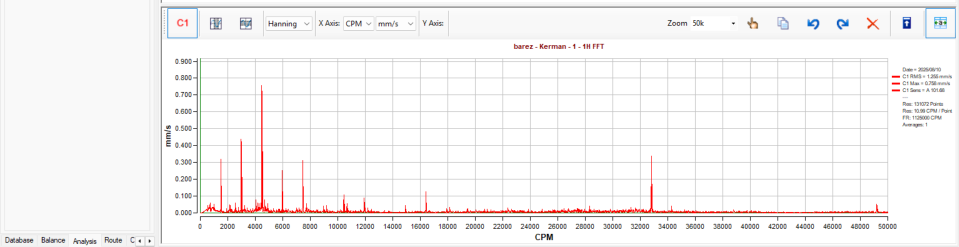
#> input picture test_fft.png, 1917 x 493 px (shown at 1/2 size)
$ python test_axis_calibration.py
#> lines starting #> are read from the running program, lines starting #| are printed output that depends on the picture; after the words box and inside, x2 and y2 are one past the last pixel; in counts of white or black regions, pixels touching at a corner belong together
### engine/axis_detector.py
from dataclasses import dataclass, field
from pathlib import Path
from typing import Optional, List
import re

import cv2
import numpy as np
import pytesseract


# ============================================================
# DATA CLASSES
# ============================================================

@dataclass
class AxisLabel:
    text: str
    value: float
    pixel_x: float
    pixel_y: float
    confidence: float = 0.0

    # [8 lines left out: function to_dict, not called in this run]


@dataclass
class AxisResult:
    x_axis_y: Optional[float] = None
    unit: Optional[str] = None

    x_labels: List[AxisLabel] = field(default_factory=list)

    pixel_x1: Optional[float] = None
    value_x1: Optional[float] = None

    pixel_x2: Optional[float] = None
    value_x2: Optional[float] = None

    slope: Optional[float] = None
    intercept: Optional[float] = None

    axis_step: Optional[float] = None

    rmse: Optional[float] = None
    hz_per_pixel: Optional[float] = None

    confidence: float = 0.0
    warnings: List[str] = field(default_factory=list)

    # [23 lines left out: function to_dict, not called in this run]


# ============================================================
# FFT AXIS DETECTOR
# ============================================================

class FFTAxisDetector:

    def __init__(self, image_path: str):

        self.image_path = Path(image_path)

        if not self.image_path.exists():
            raise FileNotFoundError(
                f"Image not found: {image_path}"
            )

        self.image = cv2.imread(str(self.image_path))

        if self.image is None:
            raise ValueError("تصویر قابل خواندن نیست.")

        self.gray = cv2.cvtColor(
            self.image,
            cv2.COLOR_BGR2GRAY
        )

        self.height, self.width = self.gray.shape

    # ========================================================
    # OCR
    # ========================================================

    def _ocr(self):

        results = []

        scale = 3.0

        enlarged = cv2.resize(
            self.gray,
            None,
            fx=scale,
            fy=scale,
            interpolation=cv2.INTER_CUBIC
        )

        # چند preprocessing مختلف
        variants = []

        # Variant 1
        blur = cv2.GaussianBlur(
            enlarged,
            (3, 3),
            0
        )

        binary_180 = cv2.threshold(
            blur,
            180,
            255,
            cv2.THRESH_BINARY
        )[1]

        variants.append(binary_180)

        # Variant 2
        binary_150 = cv2.threshold(
            blur,
            150,
            255,
            cv2.THRESH_BINARY
        )[1]

        variants.append(binary_150)

        # Variant 3
        adaptive = cv2.adaptiveThreshold(
            blur,
            255,
            cv2.ADAPTIVE_THRESH_GAUSSIAN_C,
            cv2.THRESH_BINARY,
            31,
            7
        )

        variants.append(adaptive)

        # OCR with multiple PSM
        for image_variant in variants:

            for psm in (6, 11):

                try:

                    data = pytesseract.image_to_data(
                        image_variant,
                        config=f"--psm {psm}",
                        output_type=pytesseract.Output.DICT
                    )

                except Exception:
                    continue

                for i in range(len(data["text"])):

                    text = data["text"][i].strip()

                    if not text:
                        continue

                    try:
                        confidence = float(
                            data["conf"][i]
                        )
                    except Exception:
                        confidence = 0.0

                    if confidence < 5:
                        continue

                    try:

                        x = int(
                            data["left"][i] / scale
                        )

                        y = int(
                            data["top"][i] / scale
                        )

                        w = int(
                            data["width"][i] / scale
                        )

                        h = int(
                            data["height"][i] / scale
                        )

                    except Exception:
                        continue

                    results.append(
                        {
                            "text": text,
                            "x": x,
                            "y": y,
                            "w": w,
                            "h": h,
                            "confidence": confidence,
                        }
                    )

        # حذف OCR های تکراری
        unique = []

        for item in results:

            duplicate = False

            for old in unique:

                if (
                    abs(item["x"] - old["x"]) < 8
                    and
                    abs(item["y"] - old["y"]) < 8
                    and
                    item["text"].lower()
                    == old["text"].lower()
                ):
                    duplicate = True

                    if item["confidence"] > old["confidence"]:
                        old.update(item)

                    break

            if not duplicate:
                unique.append(item)

        return unique

    # ========================================================
    # DIGIT NORMALIZATION
    # ========================================================

    # [1231 lines left out: functions normalize_digits, parse_number, detect_unit, estimate_x_axis_y_from_labels, detect_x_axis_y_hough, detect_x_axis_y and 6 more, not called in this run]

    # ========================================================
    # ANALYZE
    # ========================================================

    def analyze(
        self,
        rpm=None
    ):

        result = AxisResult()

        # ----------------------------------------------------
        # OCR
        # ----------------------------------------------------

        ocr_items = self._ocr()

        # ----------------------------------------------------
        # Unit
        # ----------------------------------------------------

        result.unit = (
            self.detect_unit(
                ocr_items
            )
        )

        # ----------------------------------------------------
        # First attempt:
        # X labels without knowing axis Y
        # ----------------------------------------------------

        labels = self.detect_x_labels(
            ocr_items,
            axis_y=None
        )

        labels = self.merge_split_labels(
            labels
        )

        labels = self.validate_labels(
            labels
        )

        # ----------------------------------------------------
        # Axis Y
        # ----------------------------------------------------

        result.x_axis_y = (
            self.detect_x_axis_y(
                labels
            )
        )

        # ----------------------------------------------------
        # اگر Axis Y داریم،
        # یک بار دیگر OCR labels را دقیق‌تر پیدا کن
        # ----------------------------------------------------

        refined_labels = self.detect_x_labels(
            ocr_items,
            axis_y=result.x_axis_y
        )

        refined_labels = (
            self.merge_split_labels(
                refined_labels
            )
        )

        refined_labels = (
            self.validate_labels(
                refined_labels
            )
        )

        if len(refined_labels) >= 2:

            labels = refined_labels

        result.x_labels = labels

        # ----------------------------------------------------
        # Axis Step
        # ----------------------------------------------------

        result.axis_step = (
            self.detect_axis_step(
                labels
            )
        )

        # ----------------------------------------------------
        # Calibration
        # ----------------------------------------------------

        calibration = (
            self.calculate_calibration(
                labels
            )
        )

        if calibration is None:

            result.warnings.append(
                "Calibration معتبر پیدا نشد."
            )

        else:

            result.slope = (
                calibration["slope"]
            )

            result.intercept = (
                calibration["intercept"]
            )

            result.rmse = (
                calibration["rmse"]
            )

            result.pixel_x1 = (
                labels[0].pixel_x
            )

            result.value_x1 = (
                labels[0].value
            )

            result.pixel_x2 = (
                labels[-1].pixel_x
            )

            result.value_x2 = (
                labels[-1].value
            )

            # ------------------------------------------------
            # Hz / CPM / RPM
            # ------------------------------------------------

            unit = (
                result.unit or ""
            ).upper()

            if unit == "HZ":

                result.hz_per_pixel = (
                    calibration["slope"]
                )

            elif unit in (
                "CPM",
                "RPM"
            ):

                result.hz_per_pixel = (
                    calibration["slope"]
                    /
                    60.0
                )

            elif unit == "ORDER":

                if rpm is not None:

                    try:

                        rpm_value = float(
                            rpm
                        )

                        result.hz_per_pixel = (
                            calibration["slope"]
                            *
                            rpm_value
                            /
                            60.0
                        )

                    except Exception:
                        result.hz_per_pixel = None

        # ----------------------------------------------------
        # Confidence
        # ----------------------------------------------------

        confidence = 0.0

        # Axis line
        if result.x_axis_y is not None:
            confidence += 15.0

        # Labels
        if len(labels) >= 2:
            confidence += 20.0

        if len(labels) >= 3:
            confidence += 15.0

        if len(labels) >= 5:
            confidence += 10.0

        if len(labels) >= 10:
            confidence += 10.0

        # Unit
        if result.unit is not None:
            confidence += 10.0

        # Calibration
        if result.slope is not None:
            confidence += 10.0

        # RMSE
        if result.rmse is not None:

            if result.axis_step is not None:

                relative_rmse = (
                    result.rmse
                    /
                    max(
                        abs(
                            result.axis_step
                        ),
                        1e-12
                    )
                )

                if relative_rmse <= 0.02:
                    confidence += 10.0

                elif relative_rmse <= 0.05:
                    confidence += 7.0

                elif relative_rmse <= 0.10:
                    confidence += 4.0

                elif relative_rmse <= 0.20:
                    confidence += 2.0

            else:

                if result.rmse <= 1.0:
                    confidence += 5.0

        # فقط دو Label → اعتماد کمتر
        if len(labels) == 2:

            result.warnings.append(
                "Calibration بر اساس فقط دو Label انجام شد."
            )

            confidence *= 0.80

        # Unit نامشخص
        if result.unit is None:

            result.warnings.append(
                "واحد محور X به صورت قطعی تشخیص داده نشد."
            )

        result.confidence = min(
            100.0,
            float(confidence)
        )

        # ----------------------------------------------------
        # Debug
        # ----------------------------------------------------

        print()
        print(
            "[FFTAxisDetector] "
            "X-axis unit:",
            result.unit
        )

        print(
            "[FFTAxisDetector] "
            "Detected X labels:",
            len(result.x_labels)
        )

        for label in result.x_labels:

            print(
                "    "
                f"text={label.text!r} "
                f"value={label.value:.4f} "
                f"x={label.pixel_x:.1f} "
                f"y={label.pixel_y:.1f} "
                f"conf={label.confidence:.1f}"
            )

        print(
            "[FFTAxisDetector] "
            "Axis step:",
            result.axis_step
        )

        print(
            "[FFTAxisDetector] "
            "Calibration slope:",
            result.slope
        )

        print(
            "[FFTAxisDetector] "
            "Calibration intercept:",
            result.intercept
        )

        print(
            "[FFTAxisDetector] "
            "Calibration RMSE:",
            result.rmse
        )

        print(
            "[FFTAxisDetector] "
            "Hz/pixel:",
            result.hz_per_pixel
        )

        print(
            "[FFTAxisDetector] "
            "Confidence:",
            round(
                result.confidence,
                2
            )
        )

        if result.warnings:

            print(
                "[FFTAxisDetector] "
                "Warnings:"
            )

            for warning in result.warnings:

                print(
                    "   -",
                    warning
                )

        return result


# ============================================================
# BACKWARD COMPATIBILITY
# ============================================================

AxisDetector = FFTAxisDetector

### test_axis_calibration.py
# test_axis_calibration.py

from pathlib import Path
import re

import numpy as np
import pytesseract
import cv2

from engine.axis_detector import FFTAxisDetector


# ============================================================
# تنظیمات
# ============================================================

IMAGE_PATH = Path("test_fft.png")

pytesseract.pytesseract.tesseract_cmd = (
    r"C:\Program Files\Tesseract-OCR\tesseract.exe"
)


# ============================================================
# ابزارهای OCR
# ============================================================

# [695 lines left out: functions normalize_digits, clean_numeric_text, parse_number, get_ocr_data, select_x_axis_labels, merge_split_axis_labels and 4 more, not called in this run]


# ============================================================
# Main
# ============================================================

def main():

    print()
    print("=" * 70)
    print("UNIVERSAL FFT AXIS CALIBRATION")
    print("=" * 70)

    # ----------------------------------------
    # Load Image
    # ----------------------------------------

    if not IMAGE_PATH.exists():

        print(
            f"ERROR: Image not found: {IMAGE_PATH}"
        )

        return

    image = cv2.imread(
        str(IMAGE_PATH)
    )
#> image is the input picture: shape (493, 1917, 3); mean B, G, R 244.7, 244.7, 246.5

    if image is None:

        print(
            "ERROR: Cannot read image."
        )

        return

    height, width = image.shape[:2]

    print()
    print("IMAGE")
    print("-" * 70)
    print(f"Width  : {width}")
#| Width  : 1917
    print(f"Height : {height}")
#| Height : 493

    # ----------------------------------------
    # Axis Detector
    # ----------------------------------------

    detector = FFTAxisDetector(
        str(IMAGE_PATH)
    )
#> in __init__, `self.gray = cv2.cvtColor( self.image, cv2.COLOR_BGR2GRAY )`:
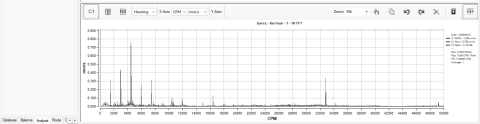
#> self.gray: shape (493, 1917) (shown at 1/4 size); min 0, max 255, mean 245.2

    axis_result = detector.analyze()
#> in _ocr, `enlarged = cv2.resize( self.gray, None, fx=scale, fy=scale, interpolat..`:
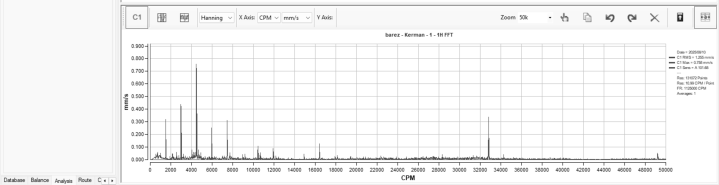
#> enlarged: shape (1479, 5751) (shown at 1/8 size); min 0, max 255, mean 245.1
#> in _ocr, `binary_180 = cv2.threshold( blur, 180, 255, cv2.THRESH_BINARY )[1]`:
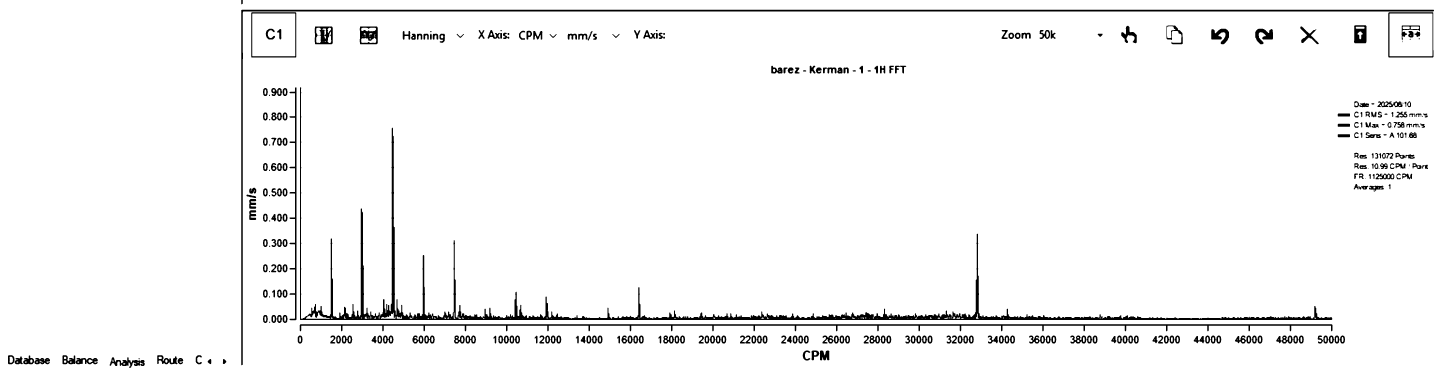
#> binary_180: shape (1479, 5751) (shown at 1/4 size); 96.4% white; 330 black regions (26 under 20 px), largest, box (x1, y1, x2, y2) and area: (1200, 349, 5329, 1280) 88887, (965, 39, 5736, 1461) 41904, (1199, 1297, 5330, 1325) 28052
#> (the rest of the program and of its run is left out)
